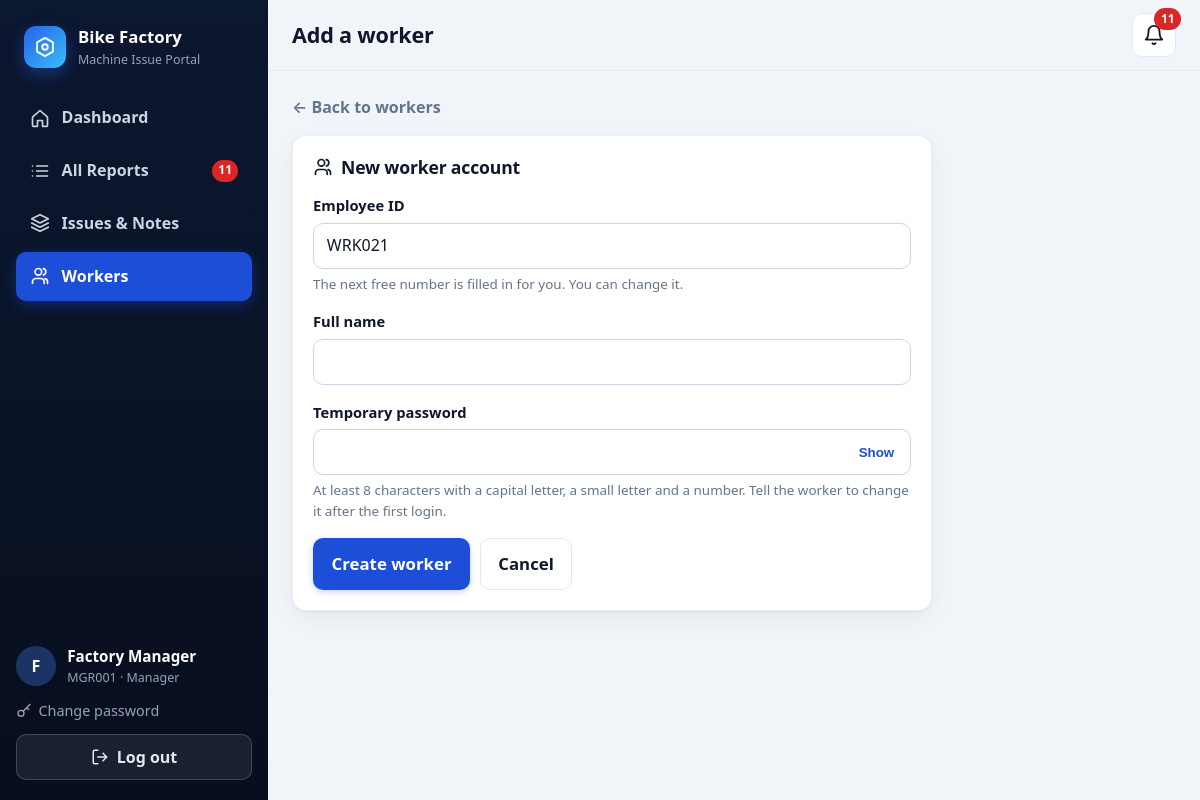
Page /manager/workers/new (signed in) on the committed database.
### app/models.py (models this page shows, shortened)
class User(UserMixin, db.Model):
    __tablename__ = "users"
    id = db.Column(db.Integer, primary_key=True)
    employee_id = db.Column(db.String(30), unique=True, nullable=False, index=True)
    name = db.Column(db.String(80), nullable=False)
    role = db.Column(db.String(10), nullable=False, index=True)  # "manager" or "worker"
    password_hash = db.Column(db.String(255), nullable=False)
    active = db.Column("is_active", db.Boolean, nullable=False, default=True)
    failed_attempts = db.Column(db.Integer, nullable=False, default=0)
    locked_until = db.Column(db.DateTime)
    last_login = db.Column(db.DateTime)
    created_at = db.Column(db.DateTime, default=datetime.now)
    @property
    def is_active(self):  # used by Flask-Login
        return bool(self.active)

### app/manager.py (the view, shortened to what this page needs)
@bp.route("/workers/new", methods=["GET", "POST"])
def worker_new():
    form = {}
    return render_template("manager/worker_form.html", mode="new", form=form, worker=None, suggested=_next_worker_id())

### app/manager.py (called while the page is built)
@bp.before_request
def guard():
    if not current_user.is_authenticated:
        return login_manager.unauthorized()
    if current_user.role != "manager":
        abort(403)

def _id_parts(employee_id):
    match = re.fullmatch(r"(.*?)(\d+)", employee_id or "")
    if not match:
        return employee_id or "", -1, 0
    return match.group(1), int(match.group(2)), len(match.group(2))

def _next_worker_id():
    ids = [u.employee_id for u in User.query.filter_by(role="worker").all()]
    parts = [_id_parts(i) for i in ids if _id_parts(i)[1] >= 0]
    if not parts:
        return "WRK001"
    prefix = Counter(p[0] for p in parts).most_common(1)[0][0]
    numbers = [p[1] for p in parts if p[0] == prefix]
    width = max(3, min(p[2] for p in parts if p[0] == prefix))
    return f"{prefix}{max(numbers) + 1:0{width}d}"

### app/models.py (called while the page is built)
@login_manager.user_loader
def load_user(user_id):
    user = db.session.get(User, int(user_id))
    return user if user and user.is_active else None

### app/templates/manager/worker_form.html (shortened to what this page needs)
{% extends 'base.html' %}
{% from '_macros.html' import icon, csrf %}
{% set editing = mode == 'edit' %}
{% block page_title %}{{ 'Edit worker' if editing else 'Add a worker' }}{% endblock %}
{% block content %}
<a class="back-link" href="{{ url_for('manager.workers') }}">&larr; Back to workers</a>
<div class="card form-card narrow">
  <div class="card-head"><h2>{{ icon('users') }} {{ 'Worker details' if editing else 'New worker account' }}</h2></div>
  <form method="post" novalidate>
    <div class="field">
      <label for="employee_id">Employee ID</label>
      {% if editing %}
      <input id="employee_id" type="text" value="{{ worker.employee_id }}" readonly>
      <small class="hint">The Employee ID cannot be changed.</small>
      {% else %}
      <input id="employee_id" name="employee_id" type="text" maxlength="20" autocapitalize="characters" placeholder="Example: WRK004" value="{{ form.get('employee_id', suggested) }}" required>
      <small class="hint">The next free number is filled in for you. You can change it.</small>
      {% endif %}
    </div>
    <div class="field">
      <label for="name">Full name</label>
      <input id="name" name="name" type="text" maxlength="80" value="{{ worker.name if editing else form.get('name', '') }}" required>
    </div>
    <div class="field">
      <label for="password">{{ 'New password (leave empty to keep the old one)' if editing else 'Temporary password' }}</label>
      <div class="pw">
        <input id="password" name="password" type="password" autocomplete="new-password" {% if not editing %}required{% endif %}>
        <button class="pw-toggle" type="button" data-toggle-password>Show</button>
      </div>
      <small class="hint">At least 8 characters with a capital letter, a small letter and a number. Tell the worker to change it after the first login.</small>
    </div>
    <div class="btn-row">
      <button class="btn btn-primary btn-lg" type="submit">{{ 'Save changes' if editing else 'Create worker' }}</button>
      <a class="btn btn-ghost btn-lg" href="{{ url_for('manager.workers') }}">Cancel</a>
    </div>
  </form>
</div>
{% endblock %}

### app/templates/base.html (shortened to what this page needs)
{% from '_macros.html' import icon %}<!doctype html>
<html lang="en">
<head>
  <link rel="stylesheet" href="{{ url_for('static', filename='css/style.css') }}">
</head>
<body class="{% block body_class %}{% endblock %}"
      data-role="{{ current_user.role if current_user.is_authenticated else '' }}"
      data-poll="{{ url_for('manager.notifications') if current_user.is_authenticated and current_user.role == 'manager' else '' }}">
{% if current_user.is_authenticated %}
{% set ep = request.endpoint or '' %}
<div class="app">
  <aside class="sidebar" id="sidebar">
    <a class="brand" href="{{ url_for('main.home') }}">
      <span class="logo">{{ icon('nut', 22) }}</span>
      <span class="brand-text"><strong>Bike Factory</strong><small>Machine Issue Portal</small></span>
    </a>
    <nav class="nav" aria-label="Main menu">
      {% if current_user.role == 'manager' %}
      <a class="{{ 'active' if ep == 'manager.dashboard' }}" href="{{ url_for('manager.dashboard') }}">{{ icon('home') }}<span>Dashboard</span></a>
      <a class="{{ 'active' if ep in ('manager.reports', 'manager.report_detail') }}" href="{{ url_for('manager.reports') }}">{{ icon('list') }}<span>All Reports</span>{% if unseen_count %}<em class="nav-badge" data-unseen>{{ unseen_count }}</em>{% else %}<em class="nav-badge hidden" data-unseen>0</em>{% endif %}</a>
      <a class="{{ 'active' if ep in ('manager.issues', 'manager.issue_detail') }}" href="{{ url_for('manager.issues') }}">{{ icon('layers') }}<span>Issues &amp; Notes</span></a>
      <a class="{{ 'active' if ep.startswith('manager.worker') }}" href="{{ url_for('manager.workers') }}">{{ icon('users') }}<span>Workers</span></a>
      {% endif %}
    </nav>
    <div class="sidebar-foot">
      <div class="user-chip">
        <span class="avatar">{{ current_user.name[:1]|upper }}</span>
        <span><strong>{{ current_user.name }}</strong><small>{{ current_user.employee_id }} · {{ current_user.role|capitalize }}</small></span>
      </div>
      <a class="nav-link-small" href="{{ url_for('auth.change_password') }}">{{ icon('key', 16) }} Change password</a>
      <form method="post" action="{{ url_for('auth.logout') }}">
        <button class="btn btn-ghost-light btn-block" type="submit">{{ icon('logout', 18) }} Log out</button>
      </form>
    </div>
  </aside>
  <div class="main">
    <header class="topbar">
      <h1 class="page-title">{% block page_title %}{{ app_name }}{% endblock %}</h1>
      {% if current_user.role == 'manager' %}
      <a class="icon-btn bell" href="{{ url_for('manager.reports', unseen=1) }}" aria-label="New reports" title="New reports">
        {{ icon('bell', 22) }}<em class="bell-count {{ 'hidden' if not unseen_count }}" id="bell-count" data-unseen>{{ unseen_count }}</em>
      </a>
      {% endif %}
    </header>
    <main class="content">
      {% block content %}{% endblock %}
    </main>
  </div>
</div>
{% endif %}
</body>
</html>

### rows in the picture
User: name "F", name "Factory Manager", employee_id "MGR001", role "Manager"

### other values in the picture
{{ unseen_count }} "11"
{{ 'Edit worker' if editing else 'Add a worker' }} "Add a worker"
{{ 'Worker details' if editing else 'New worker account' }} "New worker account"
{{ 'Save changes' if editing else 'Create worker' }} "Create worker"
